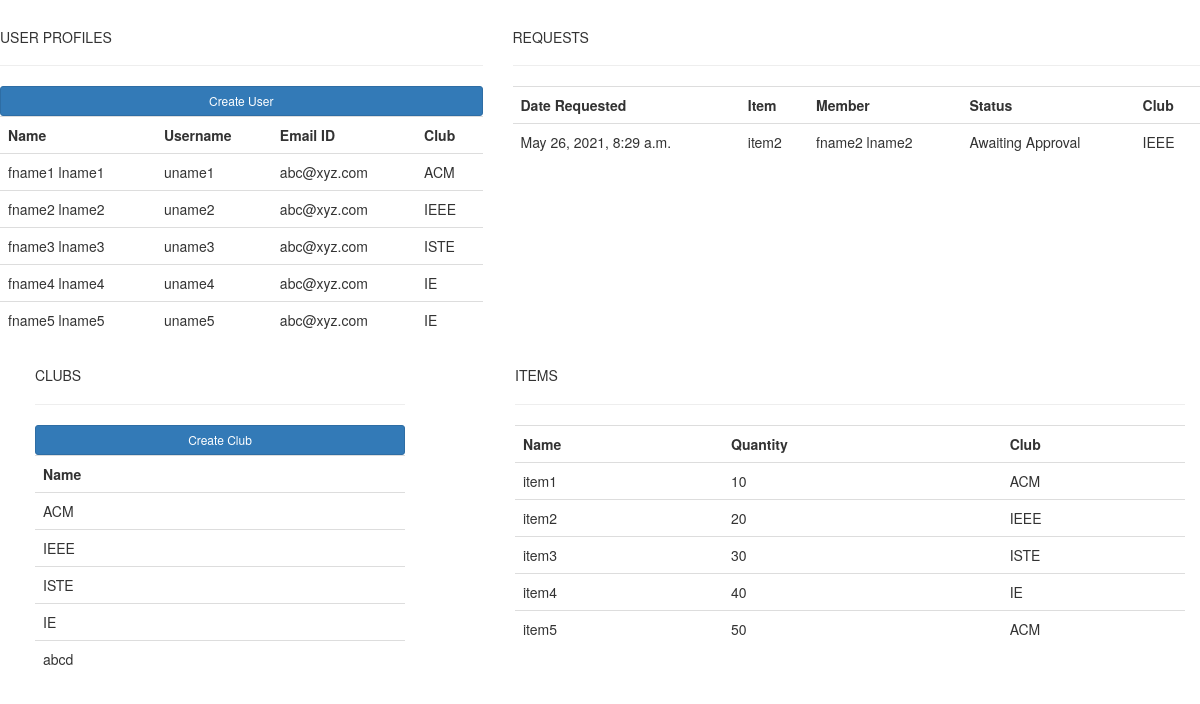
Page /admindb (signed in) on the earlier database version.
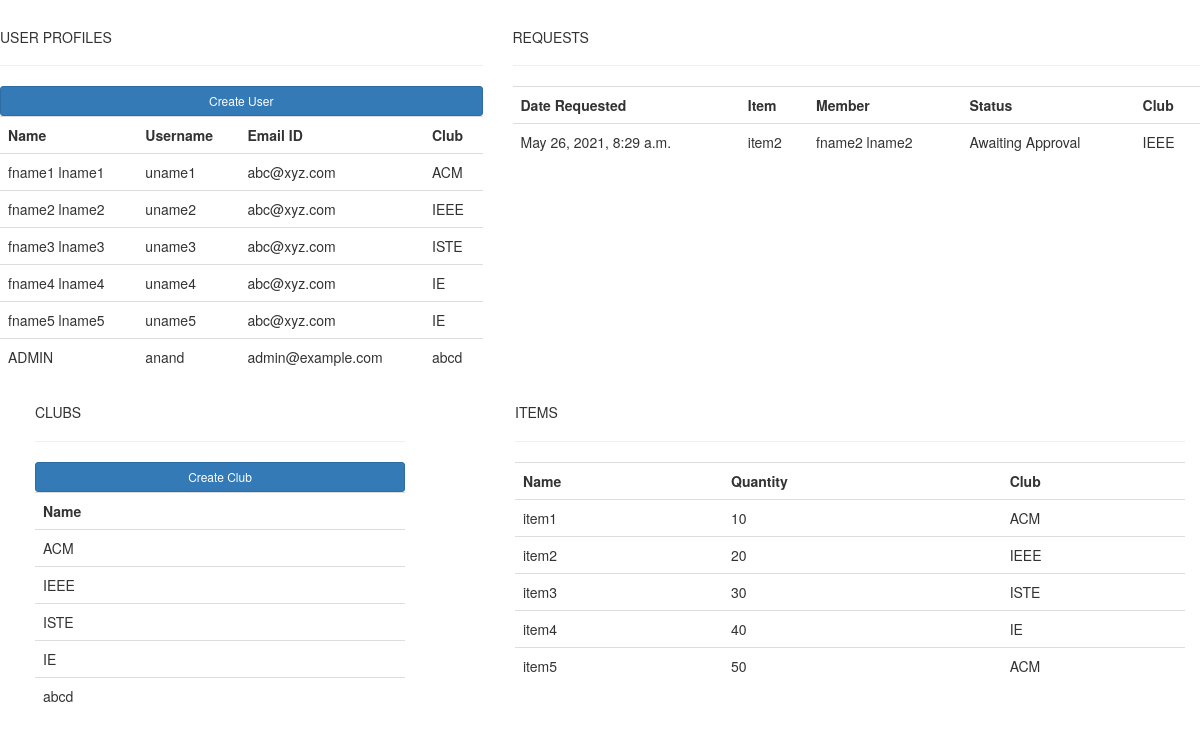
Same page on the later database version.
### users/models.py (models this page shows, shortened)
class UserProfile(models.Model):
	user = models.OneToOneField(User, on_delete=models.CASCADE, related_name = 'userprofile', null=True, default=None)
	name = models.CharField(max_length=200, null=True)
	club =  models.ForeignKey(Club, null=True, on_delete= models.SET_NULL, related_name = 'user_club')
	def __str__(self):
		return self.name

class Club(models.Model):
	name = models.CharField(max_length=200, null=True)
	def __str__(self):
		return self.name

class Request(models.Model):
	STATUS = (
				('Awaiting Approval', 'Awaiting Approval'),
				('Accepted by Convenor', 'Accepted by Convenor'),
				('Rejected by Convenor', 'Rejected by Convenor'),
			 )
	status = models.CharField(max_length=200, null=True, choices=STATUS)
	comment = models.CharField(max_length=200, null=True)
	member = models.ForeignKey(UserProfile, null=True, on_delete=models.CASCADE, related_name = 'requests_of_user')
	item = models.ForeignKey(Item, null=True, on_delete=models.CASCADE)
	timestamp_placed = models.DateTimeField(auto_now_add=True, null=True)

class Item(models.Model):
	name = models.CharField(max_length=200, null=True)
	quantity = models.IntegerField()
	club =  models.ForeignKey(Club, null=True, on_delete=models.CASCADE, related_name = 'items_of_club')

### users/views.py (the view)
# urls.py: path(r'admindb',views.admin_db,name='admin_db'),
def admin_db(request):
	print(request.user.userprofile)
	reqs = Request.objects.all()
	users = UserProfile.objects.all()
	items = Item.objects.all()
	clubs = Club.objects.all()
	context = {'reqs':reqs, 'users':users, 'items':items, 'clubs':clubs}
	return render(request, 'users/admin_dashboard.html', context)

### users/templates/users/admin_dashboard.html
{%  extends 'users/base.html' %}
{% block body_block %}
<br>
<div class="row">
	<div class="col-md-5">
		<h5>USER PROFILES</h5>
		<hr>
		<div class="card card-body">
			<a class="btn btn-primary  btn-sm btn-block" href="{% url 'users:register' %}">Create User</a>
			<table class="table table-sm">
				<tr>
					<th>Name</th>
					<th>Username</th>
                    <th>Email ID</th>
                    <th>Club</th>
				</tr>
				{% for person in users %}
					<tr>
						<td>{{person.name}}</td>
						<td>{{person.user.username}}</td>
                        <td>{{person.user.email}}</td>
                        <td>{{person.club}}</td>
					</tr>
				{% endfor %}
			</table>
		</div>
	</div>
	<div class="col-md-7">
		<h5>REQUESTS</h5>
		<hr>
		<div class="card card-body">
			<table class="table table-sm">
				<tr>
					<th>Date Requested</th>
					<th>Item</th>
					<th>Member</th>
                    <th>Status</th>
                    <th>Club</th>
				</tr>
				{% for req in reqs %}
					<tr>
                        <td>{{req.timestamp_placed}}</td>
						<td>{{req.item.name}}</td>
						<td>{{req.member.name}}</td>
						<td>{{req.status}}</td>
                        <td>{{req.member.club}}</td>
					</tr>
				{% endfor %}
			</table>
		</div>
	</div>
</div>
<div class="row">
	<div class="col-md-4" style="position: absolute; left: 20px;">
		<h5>CLUBS</h5>
		<hr>
		<div class="card card-body">
			<a class="btn btn-primary  btn-sm btn-block" href="{% url 'create_club' %}">Create Club</a>
			<table class="table table-sm">
				<tr>
					<th>Name</th>
				</tr>
				{% for club in clubs %}
					<tr>
						<td>{{club.name}}</td>
					</tr>
				{% endfor %}
			</table>
		</div>
	</div>
	<div class="col-md-7" style="position: absolute; right: 0px;">
		<h5>ITEMS</h5>
		<hr>
		<div class="card card-body">
			<table class="table table-sm">
				<tr>
					<th>Name</th>
					<th>Quantity</th>
                    <th>Club</th>
				</tr>
				{% for item in items %}
					<tr>
						<td>{{item.name}}</td>
						<td>{{item.quantity}}</td>
						<td>{{item.club}}</td>
					</tr>
				{% endfor %}
			</table>
		</div>
	</div>
{% endblock %}

Differences in the rows shown:
added UserProfile: name "ADMIN", user.username "anand", user.email "admin@example.com", club "abcd"
